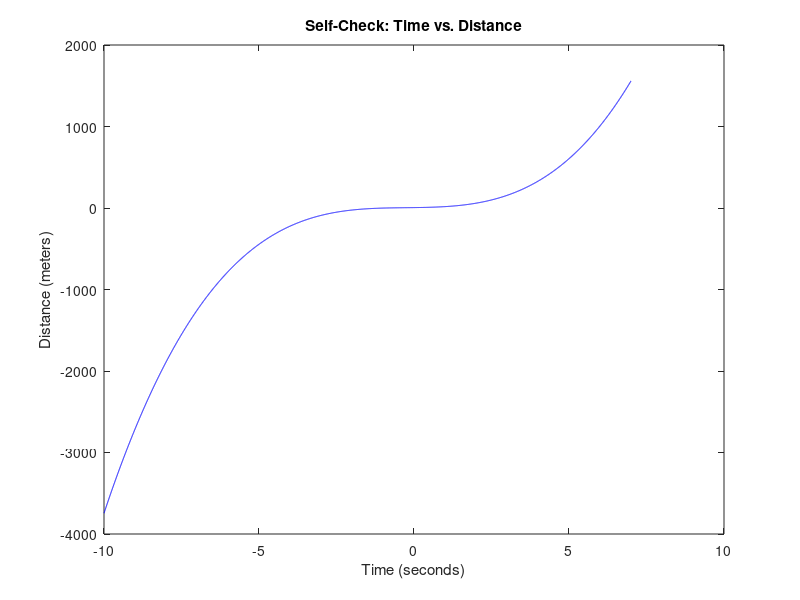

Recreate this plot in MATLAB.
%Andrew Brown Homework 2 Problem 1

clc
clear
clf

%Practice plotting arrays with function.

t=-10:0.004:7;
y=(4*t.^3)+(3*t.^2)+(5*t)+5;


plot(t,y,'b')
xlabel('Time (seconds)')
ylabel('Distance (meters)')
title('Self-Check: Time vs. Distance')

fprintf('Minimum occurs at y = %0.3f, maximum occurs at y = %0.3f\n', min(y), max(y))
